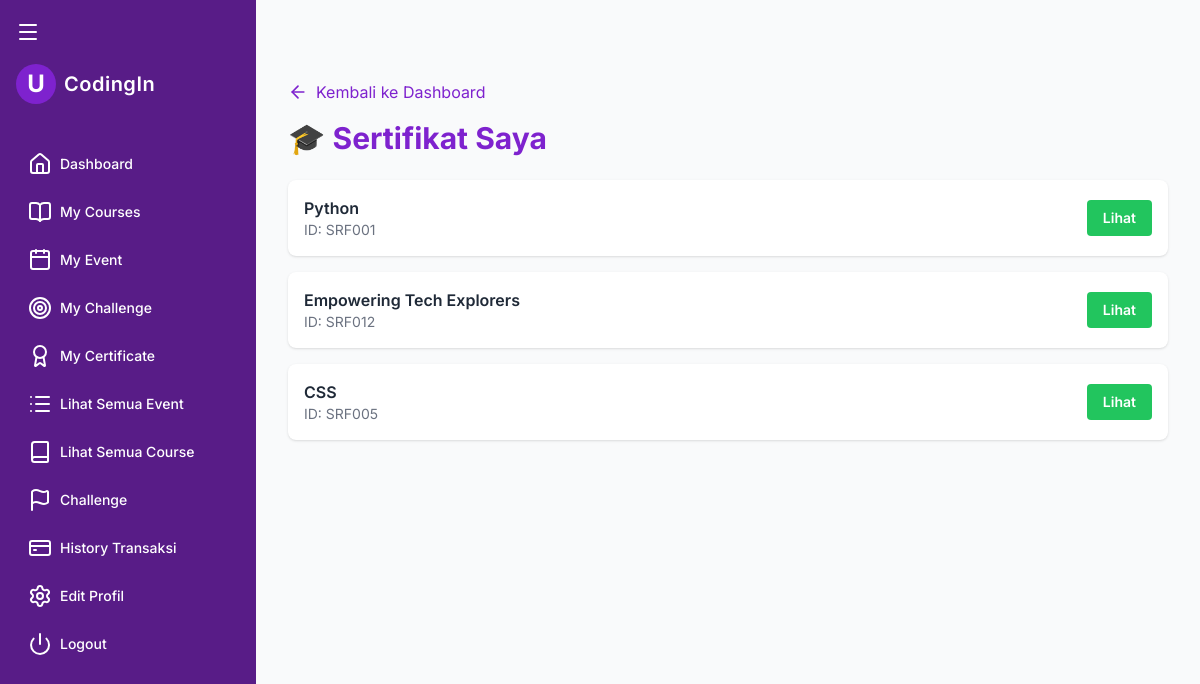
The app's page /user/my_certificate.php (signed in) with its own data.
### tables this page shows
CREATE TABLE `sertifuser` (
  `User_ID` char(6) NOT NULL,
  `Sertifikat_ID_Sertifikat` char(6) NOT NULL,
  `tanggal_diberikan` datetime DEFAULT current_timestamp()
);

CREATE TABLE `sertifikat` (
  `ID_Sertifikat` char(8) NOT NULL,
  `Nama_Sertifikat` varchar(100) NOT NULL,
  `sertif_template` varchar(255) DEFAULT NULL
);

### user/my_certificate.php (the view, shortened to what this page needs)
<?php
require_once '../config/database.php';
$user_id = $_SESSION["user_id"];
$stmt = $pdo->prepare("
  SELECT su.Sertifikat_ID_Sertifikat, s.Nama_Sertifikat, s.sertif_template
  FROM sertifuser su
  JOIN sertifikat s ON su.Sertifikat_ID_Sertifikat = s.ID_Sertifikat
  WHERE su.User_ID = ?
");
$stmt->execute([$user_id]);
$certificates = $stmt->fetchAll(PDO::FETCH_ASSOC);
?>
<!DOCTYPE html>
<html lang="id">
<head>
  <script src="https://cdn.tailwindcss.com"></script>
</head>
<body class="bg-gray-50 min-h-screen">
  <div class="flex">
    <?php include '../includes/user_sidebar.php'; ?>
    <main id="mainContent" class="flex-1 p-8 pt-20 transition-all duration-300">
      <a href="../public/dashboard_user.php" class="inline-flex items-center text-purple-700 hover:underline mb-4">
        <i data-lucide="arrow-left" class="w-5 h-5 mr-2"></i>
        Kembali ke Dashboard
      </a>
      <h2 class="text-3xl font-bold text-purple-700 mb-6">🎓 Sertifikat Saya</h2>
      <?php if (count($certificates) > 0): ?>
        <ul class="space-y-4">
          <?php foreach ($certificates as $cert): ?>
            <li class="bg-white rounded-lg shadow p-4 flex justify-between items-center">
              <div>
                <p class="font-semibold text-gray-800"><?= htmlspecialchars($cert['Nama_Sertifikat']) ?></p>
                <p class="text-sm text-gray-500">ID: <?= htmlspecialchars($cert['Sertifikat_ID_Sertifikat']) ?></p>
              </div>
              <a href="/FP-MBD-main/uploads/sertif/<?= htmlspecialchars($cert['sertif_template']) ?>"
                 target="_blank"
                 class="bg-green-500 hover:bg-green-600 text-white px-4 py-2 rounded text-sm font-semibold">
                Lihat
              </a>
            </li>
          <?php endforeach; ?>
        </ul>
      <?php else: ?>
        <div class="bg-yellow-100 text-yellow-800 font-medium px-4 py-3 rounded">
          Belum ada sertifikat.
        </div>
      <?php endif; ?>
    </main>
  </div>
</body>
</html>

### user/my_certificate.php (style rules this page uses)
body { font-family: 'Inter', sans-serif; }

### records on screen
sertifuser: Sertifikat_ID_Sertifikat.Nama_Sertifikat "Python", Sertifikat_ID_Sertifikat "SRF001"
sertifuser: Sertifikat_ID_Sertifikat.Nama_Sertifikat "Empowering Tech Explorers", Sertifikat_ID_Sertifikat "SRF012"
sertifuser: Sertifikat_ID_Sertifikat.Nama_Sertifikat "CSS", Sertifikat_ID_Sertifikat "SRF005"
